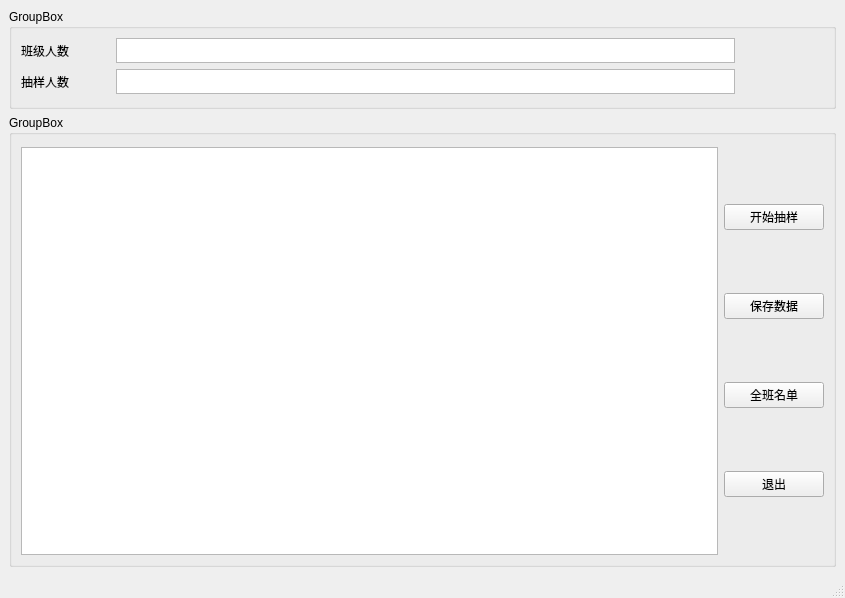
<?xml version="1.0" encoding="UTF-8"?>
<ui version="4.0">
 <class>MainWindow</class>
 <widget class="QMainWindow" name="MainWindow">
  <property name="geometry">
   <rect>
    <x>0</x>
    <y>0</y>
    <width>845</width>
    <height>598</height>
   </rect>
  </property>
  <property name="windowTitle">
   <string>MainWindow</string>
  </property>
  <widget class="QWidget" name="centralwidget">
   <layout class="QVBoxLayout" name="verticalLayout_3" stretch="0,100">
    <property name="spacing">
     <number>-1</number>
    </property>
    <item>
     <widget class="QGroupBox" name="groupBox">
      <property name="sizePolicy">
       <sizepolicy hsizetype="Preferred" vsizetype="Preferred">
        <horstretch>4</horstretch>
        <verstretch>1</verstretch>
       </sizepolicy>
      </property>
      <property name="maximumSize">
       <size>
        <width>1000000</width>
        <height>100</height>
       </size>
      </property>
      <property name="title">
       <string>GroupBox</string>
      </property>
      <layout class="QVBoxLayout" name="verticalLayout" stretch="0,0">
       <property name="spacing">
        <number>-1</number>
       </property>
       <property name="bottomMargin">
        <number>12</number>
       </property>
       <item>
        <layout class="QHBoxLayout" name="horizontalLayout" stretch="1,7,1">
         <property name="spacing">
          <number>-1</number>
         </property>
         <property name="sizeConstraint">
          <enum>QLayout::SetNoConstraint</enum>
         </property>
         <item>
          <widget class="QLabel" name="label">
           <property name="sizePolicy">
            <sizepolicy hsizetype="Preferred" vsizetype="Preferred">
             <horstretch>0</horstretch>
             <verstretch>0</verstretch>
            </sizepolicy>
           </property>
           <property name="text">
            <string>班级人数</string>
           </property>
          </widget>
         </item>
         <item>
          <widget class="QPlainTextEdit" name="population_number"/>
         </item>
         <item>
          <spacer name="horizontalSpacer">
           <property name="orientation">
            <enum>Qt::Horizontal</enum>
           </property>
           <property name="sizeHint" stdset="0">
            <size>
             <width>40</width>
             <height>20</height>
            </size>
           </property>
          </spacer>
         </item>
        </layout>
       </item>
       <item>
        <layout class="QHBoxLayout" name="horizontalLayout_2" stretch="1,7,1">
         <item>
          <widget class="QLabel" name="label_2">
           <property name="text">
            <string>抽样人数</string>
           </property>
          </widget>
         </item>
         <item>
          <widget class="QPlainTextEdit" name="sample_number"/>
         </item>
         <item>
          <spacer name="horizontalSpacer_2">
           <property name="orientation">
            <enum>Qt::Horizontal</enum>
           </property>
           <property name="sizeHint" stdset="0">
            <size>
             <width>40</width>
             <height>20</height>
            </size>
           </property>
          </spacer>
         </item>
        </layout>
       </item>
      </layout>
     </widget>
    </item>
    <item>
     <widget class="QGroupBox" name="groupBox_2">
      <property name="title">
       <string>GroupBox</string>
      </property>
      <layout class="QHBoxLayout" name="horizontalLayout_3" stretch="7,1">
       <property name="topMargin">
        <number>12</number>
       </property>
       <item>
        <widget class="QTextEdit" name="textEdit"/>
       </item>
       <item>
        <layout class="QVBoxLayout" name="verticalLayout_2">
         <item>
          <widget class="QPushButton" name="chouyang">
           <property name="text">
            <string>开始抽样</string>
           </property>
          </widget>
         </item>
         <item>
          <widget class="QPushButton" name="baocun">
           <property name="text">
            <string>保存数据</string>
           </property>
          </widget>
         </item>
         <item>
          <widget class="QPushButton" name="quanban">
           <property name="text">
            <string>全班名单</string>
           </property>
          </widget>
         </item>
         <item>
          <widget class="QPushButton" name="tuichu">
           <property name="text">
            <string>退出</string>
           </property>
          </widget>
         </item>
        </layout>
       </item>
      </layout>
     </widget>
    </item>
   </layout>
  </widget>
  <widget class="QMenuBar" name="menubar">
   <property name="geometry">
    <rect>
     <x>0</x>
     <y>0</y>
     <width>845</width>
     <height>22</height>
    </rect>
   </property>
  </widget>
  <widget class="QStatusBar" name="statusbar"/>
 </widget>
 <resources/>
 <connections/>
</ui>
